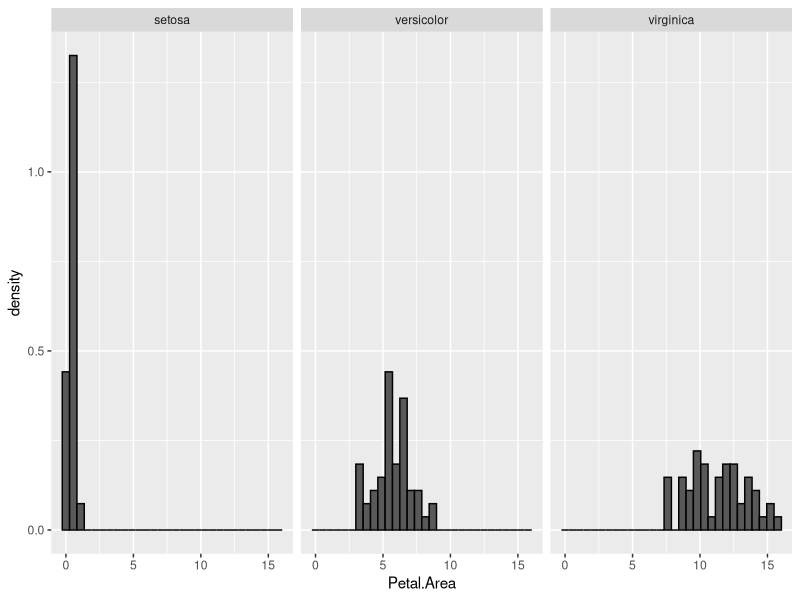
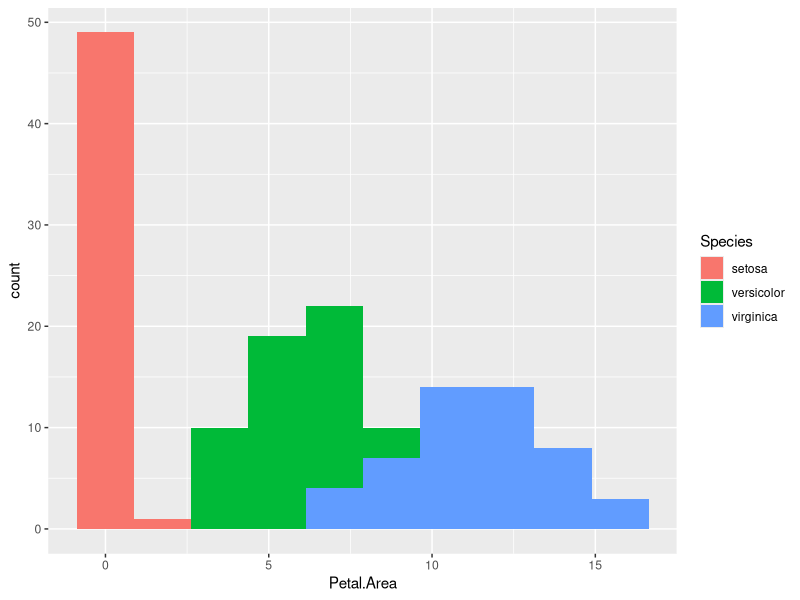

These figures' R source, in order:
## ---- chunk 1
knitr::opts_chunk$set(echo = TRUE)
## ---- chunk 2
require(tidyverse)
head(iris)
## ---- chunk 3
class(iris)
## ---- chunk 4
iris_tbl = as_tibble(iris)
## ---- chunk 5
head(iris_tbl)
## ---- chunk 6
iris_tbl["Petal.Area"] = iris_tbl["Petal.Length"] * iris_tbl["Petal.Width"]
## ---- chunk 7
head(iris_tbl)
## ---- chunk 8
ggplot(iris_tbl, aes(x=Petal.Area, group=Species)) + geom_histogram(aes(y=..density..), bins=30, col="black") + facet_grid(cols=vars(Species))
## ---- chunk 9
ggplot(iris_tbl, aes(x=Petal.Area, group=Species, fill=Species)) + geom_histogram(bins=10)
